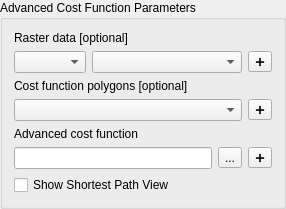
                           <widget class="QgsCollapsibleGroupBox" name="create_graph_costfunction_parameters">
                            <property name="title">
                             <string>Advanced Cost Function Parameters</string>
                            </property>
                            <layout class="QVBoxLayout" name="verticalLayout_15">
                             <item>
                              <widget class="QLabel" name="create_graph_raster_label">
                               <property name="text">
                                <string>Raster data [optional]</string>
                               </property>
                              </widget>
                             </item>
                             <item>
                              <widget class="QWidget" name="create_graph_rasterdata_widget" native="true">
                               <layout class="QVBoxLayout" name="verticalLayout_27">
                                <property name="leftMargin">
                                 <number>0</number>
                                </property>
                                <property name="topMargin">
                                 <number>0</number>
                                </property>
                                <property name="rightMargin">
                                 <number>0</number>
                                </property>
                                <property name="bottomMargin">
                                 <number>0</number>
                                </property>
                                <item>
                                 <layout class="QHBoxLayout" name="horizontalLayout_15">
                                  <item>
                                   <widget class="QgsMapLayerComboBox" name="create_graph_raster_input">
                                    <property name="sizePolicy">
                                     <sizepolicy hsizetype="Expanding" vsizetype="Fixed">
                                      <horstretch>0</horstretch>
                                      <verstretch>0</verstretch>
                                     </sizepolicy>
                                    </property>
                                    <property name="toolTip">
                                     <string>Select raster layer</string>
                                    </property>
                                    <property name="allowEmptyLayer">
                                     <bool>true</bool>
                                    </property>
                                   </widget>
                                  </item>
                                  <item>
                                   <widget class="QgsRasterBandComboBox" name="create_graph_rasterband_input">
                                    <property name="sizePolicy">
                                     <sizepolicy hsizetype="Minimum" vsizetype="Fixed">
                                      <horstretch>0</horstretch>
                                      <verstretch>0</verstretch>
                                     </sizepolicy>
                                    </property>
                                    <property name="minimumSize">
                                     <size>
                                      <width>150</width>
                                      <height>0</height>
                                     </size>
                                    </property>
                                    <property name="toolTip">
                                     <string>Select raster band</string>
                                    </property>
                                   </widget>
                                  </item>
                                  <item>
                                   <widget class="QToolButton" name="create_graph_raster_plus_btn">
                                    <property name="sizePolicy">
                                     <sizepolicy hsizetype="Fixed" vsizetype="Fixed">
                                      <horstretch>0</horstretch>
                                      <verstretch>0</verstretch>
                                     </sizepolicy>
                                    </property>
                                    <property name="minimumSize">
                                     <size>
                                      <width>0</width>
                                      <height>0</height>
                                     </size>
                                    </property>
                                    <property name="maximumSize">
                                     <size>
                                      <width>16777215</width>
                                      <height>16777215</height>
                                     </size>
                                    </property>
                                    <property name="sizeIncrement">
                                     <size>
                                      <width>0</width>
                                      <height>0</height>
                                     </size>
                                    </property>
                                    <property name="baseSize">
                                     <size>
                                      <width>0</width>
                                      <height>0</height>
                                     </size>
                                    </property>
                                    <property name="toolTip">
                                     <string>Add raster input</string>
                                    </property>
                                    <property name="styleSheet">
                                     <string notr="true"/>
                                    </property>
                                    <property name="text">
                                     <string>➕</string>
                                    </property>
                                   </widget>
                                  </item>
                                 </layout>
                                </item>
                               </layout>
                              </widget>
                             </item>
                             <item>
                              <widget class="QLabel" name="create_graph_polycost_label">
                               <property name="text">
                                <string>Cost function polygons [optional]</string>
                               </property>
                              </widget>
                             </item>
                             <item>
                              <widget class="QWidget" name="create_graph_polycost_widget" native="true">
                               <layout class="QVBoxLayout" name="verticalLayout_28">
                                <property name="leftMargin">
                                 <number>0</number>
                                </property>
                                <property name="topMargin">
                                 <number>0</number>
                                </property>
                                <property name="rightMargin">
                                 <number>0</number>
                                </property>
                                <property name="bottomMargin">
                                 <number>0</number>
                                </property>
                                <item>
                                 <layout class="QHBoxLayout" name="horizontalLayout_16">
                                  <item>
                                   <widget class="QgsMapLayerComboBox" name="create_graph_polycost_input">
                                    <property name="toolTip">
                                     <string>Select polygon layer used in advanced cost function</string>
                                    </property>
                                    <property name="allowEmptyLayer">
                                     <bool>true</bool>
                                    </property>
                                   </widget>
                                  </item>
                                  <item>
                                   <widget class="QToolButton" name="create_graph_polycost_plus_btn">
                                    <property name="sizePolicy">
                                     <sizepolicy hsizetype="Fixed" vsizetype="Fixed">
                                      <horstretch>0</horstretch>
                                      <verstretch>0</verstretch>
                                     </sizepolicy>
                                    </property>
                                    <property name="minimumSize">
                                     <size>
                                      <width>0</width>
                                      <height>0</height>
                                     </size>
                                    </property>
                                    <property name="maximumSize">
                                     <size>
                                      <width>16777215</width>
                                      <height>16777215</height>
                                     </size>
                                    </property>
                                    <property name="sizeIncrement">
                                     <size>
                                      <width>0</width>
                                      <height>0</height>
                                     </size>
                                    </property>
                                    <property name="baseSize">
                                     <size>
                                      <width>0</width>
                                      <height>0</height>
                                     </size>
                                    </property>
                                    <property name="toolTip">
                                     <string>Add polygon input</string>
                                    </property>
                                    <property name="styleSheet">
                                     <string notr="true"/>
                                    </property>
                                    <property name="text">
                                     <string>➕</string>
                                    </property>
                                   </widget>
                                  </item>
                                 </layout>
                                </item>
                               </layout>
                              </widget>
                             </item>
                             <item>
                              <widget class="QLabel" name="create_graph_costfunction_label">
                               <property name="text">
                                <string>Advanced cost function</string>
                               </property>
                              </widget>
                             </item>
                             <item>
                              <widget class="QWidget" name="create_graph_costfunction_widget" native="true">
                               <layout class="QVBoxLayout" name="verticalLayout_29">
                                <property name="leftMargin">
                                 <number>0</number>
                                </property>
                                <property name="topMargin">
                                 <number>0</number>
                                </property>
                                <property name="rightMargin">
                                 <number>0</number>
                                </property>
                                <property name="bottomMargin">
                                 <number>0</number>
                                </property>
                                <item>
                                 <layout class="QHBoxLayout" name="horizontalLayout_17">
                                  <item>
                                   <widget class="QLineEdit" name="create_graph_costfunction_input">
                                    <property name="toolTip">
                                     <string>Define advanced cost function</string>
                                    </property>
                                   </widget>
                                  </item>
                                  <item>
                                   <widget class="QToolButton" name="create_graph_costfunction_define_btn">
                                    <property name="sizePolicy">
                                     <sizepolicy hsizetype="Fixed" vsizetype="Fixed">
                                      <horstretch>0</horstretch>
                                      <verstretch>0</verstretch>
                                     </sizepolicy>
                                    </property>
                                    <property name="maximumSize">
                                     <size>
                                      <width>16777215</width>
                                      <height>16777215</height>
                                     </size>
                                    </property>
                                    <property name="toolTip">
                                     <string>Show cost editor</string>
                                    </property>
                                    <property name="text">
                                     <string>...</string>
                                    </property>
                                    <property name="arrowType">
                                     <enum>Qt::NoArrow</enum>
                                    </property>
                                   </widget>
                                  </item>
                                  <item>
                                   <widget class="QToolButton" name="create_graph_costfunction_add_btn">
                                    <property name="sizePolicy">
                                     <sizepolicy hsizetype="Fixed" vsizetype="Fixed">
                                      <horstretch>0</horstretch>
                                      <verstretch>0</verstretch>
                                     </sizepolicy>
                                    </property>
                                    <property name="minimumSize">
                                     <size>
                                      <width>0</width>
                                      <height>0</height>
                                     </size>
                                    </property>
                                    <property name="maximumSize">
                                     <size>
                                      <width>16777215</width>
                                      <height>16777215</height>
                                     </size>
                                    </property>
                                    <property name="sizeIncrement">
                                     <size>
                                      <width>0</width>
                                      <height>0</height>
                                     </size>
                                    </property>
                                    <property name="baseSize">
                                     <size>
                                      <width>0</width>
                                      <height>0</height>
                                     </size>
                                    </property>
                                    <property name="toolTip">
                                     <string>Add cost function</string>
                                    </property>
                                    <property name="styleSheet">
                                     <string notr="true"/>
                                    </property>
                                    <property name="text">
                                     <string>➕</string>
                                    </property>
                                   </widget>
                                  </item>
                                 </layout>
                                </item>
                               </layout>
                              </widget>
                             </item>
                             <item>
                              <widget class="QCheckBox" name="create_graph_shortPathView_checkbox">
                               <property name="enabled">
                                <bool>true</bool>
                               </property>
                               <property name="toolTip">
                                <string>Create a shortest path view as raster layer and show on canvas.</string>
                               </property>
                               <property name="text">
                                <string>Show Shortest Path View</string>
                               </property>
                              </widget>
                             </item>
                            </layout>
                           </widget>
